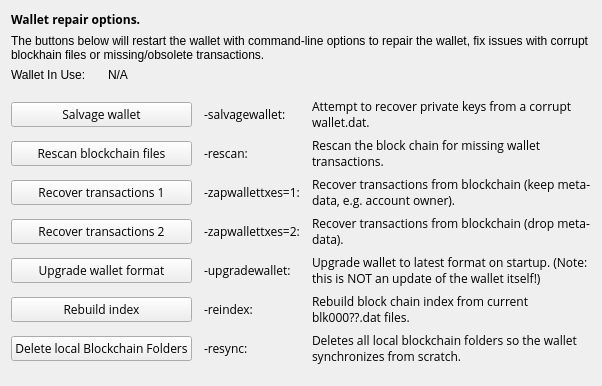
     <widget class="QWidget" name="tab_repair">
      <attribute name="title">
       <string>&amp;Wallet Repair</string>
      </attribute>
      <layout class="QGridLayout" name="gridLayout_4" columnstretch="0,0,0,0">
       <property name="horizontalSpacing">
        <number>12</number>
       </property>
       <item row="10" column="0" colspan="2">
        <widget class="QPushButton" name="btn_resync">
         <property name="minimumSize">
          <size>
           <width>100</width>
           <height>23</height>
          </size>
         </property>
         <property name="font">
          <font>
           <family>Open Sans</family>
          </font>
         </property>
         <property name="text">
          <string>Delete local Blockchain Folders</string>
         </property>
        </widget>
       </item>
       <item row="0" column="0" colspan="4">
        <widget class="QLabel" name="label_repair_header">
         <property name="font">
          <font>
           <family>Open Sans</family>
           <weight>75</weight>
           <bold>true</bold>
          </font>
         </property>
         <property name="text">
          <string>Wallet repair options.</string>
         </property>
        </widget>
       </item>
       <item row="1" column="0" colspan="4">
        <widget class="QLabel" name="label_repair_helptext">
         <property name="font">
          <font>
           <family>Helvetica</family>
           <weight>50</weight>
           <bold>false</bold>
          </font>
         </property>
         <property name="text">
          <string>The buttons below will restart the wallet with command-line options to repair the wallet, fix issues with corrupt blockhain files or missing/obsolete transactions.</string>
         </property>
         <property name="wordWrap">
          <bool>true</bool>
         </property>
        </widget>
       </item>
       <item row="2" column="0">
        <widget class="QLabel" name="wallet_path_label">
         <property name="text">
          <string>Wallet In Use:</string>
         </property>
        </widget>
       </item>
       <item row="2" column="1" colspan="3">
        <widget class="QLabel" name="wallet_path">
         <property name="cursor">
          <cursorShape>IBeamCursor</cursorShape>
         </property>
         <property name="text">
          <string>N/A</string>
         </property>
         <property name="textFormat">
          <enum>Qt::PlainText</enum>
         </property>
         <property name="textInteractionFlags">
          <set>Qt::LinksAccessibleByMouse|Qt::TextSelectableByKeyboard|Qt::TextSelectableByMouse</set>
         </property>
        </widget>
       </item>
       <item row="3" column="0">
        <spacer name="verticalSpacer_repair1">
         <property name="orientation">
          <enum>Qt::Vertical</enum>
         </property>
         <property name="sizeHint" stdset="0">
          <size>
           <width>10</width>
           <height>10</height>
          </size>
         </property>
        </spacer>
       </item>
       <item row="4" column="0" colspan="2">
        <widget class="QPushButton" name="btn_salvagewallet">
         <property name="minimumSize">
          <size>
           <width>100</width>
           <height>23</height>
          </size>
         </property>
         <property name="font">
          <font>
           <family>Open Sans</family>
          </font>
         </property>
         <property name="text">
          <string>Salvage wallet</string>
         </property>
        </widget>
       </item>
       <item row="4" column="2">
        <widget class="QLabel" name="label_repair_salvage_command">
         <property name="font">
          <font>
           <family>Open Sans</family>
          </font>
         </property>
         <property name="text">
          <string notr="true">-salvagewallet:</string>
         </property>
        </widget>
       </item>
       <item row="4" column="3">
        <widget class="QLabel" name="label_repair_salvage">
         <property name="font">
          <font>
           <family>Open Sans</family>
          </font>
         </property>
         <property name="text">
          <string>Attempt to recover private keys from a corrupt wallet.dat.</string>
         </property>
         <property name="wordWrap">
          <bool>true</bool>
         </property>
        </widget>
       </item>
       <item row="5" column="0" colspan="2">
        <widget class="QPushButton" name="btn_rescan">
         <property name="minimumSize">
          <size>
           <width>100</width>
           <height>23</height>
          </size>
         </property>
         <property name="font">
          <font>
           <family>Open Sans</family>
          </font>
         </property>
         <property name="text">
          <string>Rescan blockchain files</string>
         </property>
        </widget>
       </item>
       <item row="5" column="2">
        <widget class="QLabel" name="label_repair_rescan_command">
         <property name="font">
          <font>
           <family>Open Sans</family>
          </font>
         </property>
         <property name="text">
          <string notr="true">-rescan:</string>
         </property>
        </widget>
       </item>
       <item row="5" column="3">
        <widget class="QLabel" name="label_repair_rescan">
         <property name="font">
          <font>
           <family>Open Sans</family>
          </font>
         </property>
         <property name="text">
          <string>Rescan the block chain for missing wallet transactions.</string>
         </property>
         <property name="wordWrap">
          <bool>true</bool>
         </property>
        </widget>
       </item>
       <item row="6" column="0" colspan="2">
        <widget class="QPushButton" name="btn_zapwallettxes1">
         <property name="minimumSize">
          <size>
           <width>100</width>
           <height>23</height>
          </size>
         </property>
         <property name="font">
          <font>
           <family>Open Sans</family>
          </font>
         </property>
         <property name="text">
          <string>Recover transactions 1</string>
         </property>
        </widget>
       </item>
       <item row="6" column="2">
        <widget class="QLabel" name="label_repair_zap1_command">
         <property name="font">
          <font>
           <family>Open Sans</family>
          </font>
         </property>
         <property name="text">
          <string notr="true">-zapwallettxes=1:</string>
         </property>
        </widget>
       </item>
       <item row="6" column="3">
        <widget class="QLabel" name="label_repair_zap1">
         <property name="font">
          <font>
           <family>Open Sans</family>
          </font>
         </property>
         <property name="text">
          <string>Recover transactions from blockchain (keep meta-data, e.g. account owner).</string>
         </property>
         <property name="wordWrap">
          <bool>true</bool>
         </property>
        </widget>
       </item>
       <item row="7" column="0" colspan="2">
        <widget class="QPushButton" name="btn_zapwallettxes2">
         <property name="minimumSize">
          <size>
           <width>100</width>
           <height>23</height>
          </size>
         </property>
         <property name="font">
          <font>
           <family>Open Sans</family>
          </font>
         </property>
         <property name="text">
          <string>Recover transactions 2</string>
         </property>
        </widget>
       </item>
       <item row="7" column="2">
        <widget class="QLabel" name="label_repair_zap2_command">
         <property name="font">
          <font>
           <family>Open Sans</family>
          </font>
         </property>
         <property name="text">
          <string notr="true">-zapwallettxes=2:</string>
         </property>
        </widget>
       </item>
       <item row="7" column="3">
        <widget class="QLabel" name="label_repair_zap2">
         <property name="font">
          <font>
           <family>Open Sans</family>
          </font>
         </property>
         <property name="text">
          <string>Recover transactions from blockchain (drop meta-data).</string>
         </property>
         <property name="wordWrap">
          <bool>true</bool>
         </property>
        </widget>
       </item>
       <item row="8" column="0" colspan="2">
        <widget class="QPushButton" name="btn_upgradewallet">
         <property name="minimumSize">
          <size>
           <width>100</width>
           <height>23</height>
          </size>
         </property>
         <property name="font">
          <font>
           <family>Open Sans</family>
          </font>
         </property>
         <property name="text">
          <string>Upgrade wallet format</string>
         </property>
        </widget>
       </item>
       <item row="8" column="2">
        <widget class="QLabel" name="label_repair_upgrade_command">
         <property name="font">
          <font>
           <family>Open Sans</family>
          </font>
         </property>
         <property name="text">
          <string notr="true">-upgradewallet:</string>
         </property>
        </widget>
       </item>
       <item row="8" column="3">
        <widget class="QLabel" name="label_repair_upgrade">
         <property name="font">
          <font>
           <family>Open Sans</family>
          </font>
         </property>
         <property name="text">
          <string>Upgrade wallet to latest format on startup. (Note: this is NOT an update of the wallet itself!)</string>
         </property>
         <property name="wordWrap">
          <bool>true</bool>
         </property>
        </widget>
       </item>
       <item row="9" column="0" colspan="2">
        <widget class="QPushButton" name="btn_reindex">
         <property name="minimumSize">
          <size>
           <width>100</width>
           <height>23</height>
          </size>
         </property>
         <property name="font">
          <font>
           <family>Open Sans</family>
          </font>
         </property>
         <property name="text">
          <string>Rebuild index</string>
         </property>
        </widget>
       </item>
       <item row="9" column="2">
        <widget class="QLabel" name="label_repair_reindex_command">
         <property name="font">
          <font>
           <family>Open Sans</family>
          </font>
         </property>
         <property name="text">
          <string notr="true">-reindex:</string>
         </property>
        </widget>
       </item>
       <item row="9" column="3">
        <widget class="QLabel" name="label_repair_reindex">
         <property name="font">
          <font>
           <family>Open Sans</family>
          </font>
         </property>
         <property name="text">
          <string>Rebuild block chain index from current blk000??.dat files.</string>
         </property>
         <property name="wordWrap">
          <bool>true</bool>
         </property>
        </widget>
       </item>
       <item row="11" column="0">
        <spacer name="verticalSpacer_repair2">
         <property name="orientation">
          <enum>Qt::Vertical</enum>
         </property>
         <property name="sizeHint" stdset="0">
          <size>
           <width>20</width>
           <height>10</height>
          </size>
         </property>
        </spacer>
       </item>
       <item row="10" column="2">
        <widget class="QLabel" name="label_repair_resync_command">
         <property name="font">
          <font>
           <family>Open Sans</family>
          </font>
         </property>
         <property name="text">
          <string>-resync:</string>
         </property>
        </widget>
       </item>
       <item row="10" column="3">
        <widget class="QLabel" name="label_repair_resync">
         <property name="font">
          <font>
           <family>Open Sans</family>
          </font>
         </property>
         <property name="text">
          <string>Deletes all local blockchain folders so the wallet synchronizes from scratch.</string>
         </property>
         <property name="wordWrap">
          <bool>true</bool>
         </property>
        </widget>
       </item>
      </layout>
     </widget>
